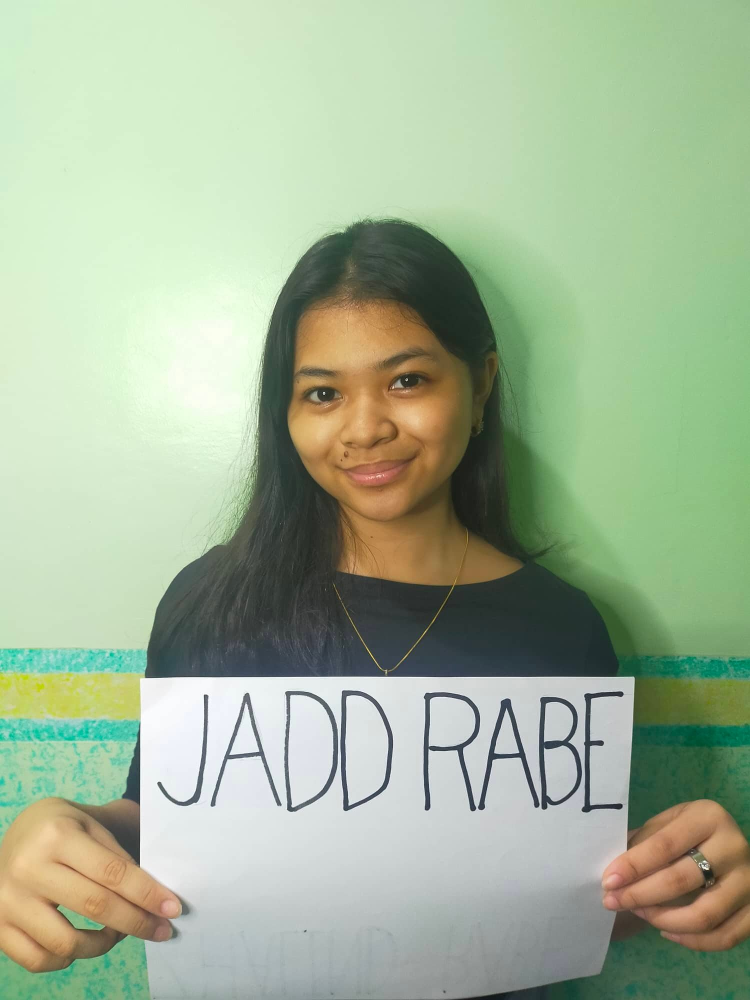
#> input picture data/jadd.png, 1500 x 2000 px (shown at 1/2 size)
$ python fdetect.py
#> lines starting #> are read from the running program, lines starting #| are printed output that depends on the picture
import cv2

#required for face detection
face_cascade = cv2.CascadeClassifier(cv2.data.haarcascades + 'haarcascade_frontalface_default.xml')

#change the input image here
image = cv2.imread("data/jadd.png")
#> image is the input picture: shape (2000, 1500, 3); mean B, G, R 151.4, 179.7, 162.3

#initial resizing
new_size = (0, 0)
image = cv2.resize(image, new_size, fx=0.25, fy=0.25, interpolation=cv2.INTER_LINEAR)
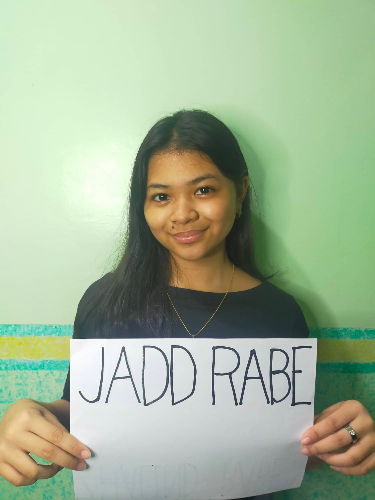
#> image: shape (500, 375, 3); mean B, G, R 151.6, 179.8, 162.4

#convert to grayscale
img_gray = cv2.cvtColor(image, cv2.COLOR_BGR2GRAY)
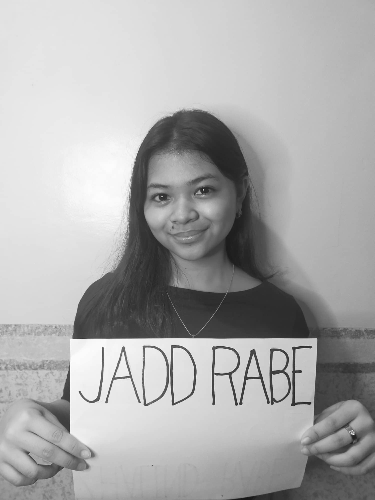
#> img_gray: shape (500, 375); min 23, max 254, mean 171.4

#lets detect
faces = face_cascade.detectMultiScale(img_gray, 1.1, 4)
#> faces = [[133, 156, 102, 102]]

#variables for resizing
img_x = 0
img_y = 0
img_w = 0
img_h = 0
for (x, y, w, h) in faces:

    # cv2.rectangle(image, (x, y), (x+w, y+h), (255, 0, 0), 2)
    img_x = x
    img_y = y
    img_w = w
    img_h = h
#> this loop made 1 pass
#> (x, y, w, h, img_x, img_y, img_w, img_h) on pass 1: (133, 156, 102, 102, 133, 156, 102, 102)

# print(img_x, img_y, img_x + w, img_y + h)

#readjust ys and xs by 60 pixels to accomodate whole face + hair
#also add h and w for the extended reach of course
face_result = image[y-50:y+h+10, x-30:x+w+30]
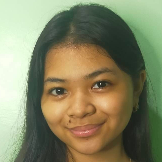
#> face_result: shape (162, 162, 3); mean B, G, R 99.9, 132.3, 132.6

#change pixel values here, for specific dimension, for now 300,300
new_size = (100, 100)

#output is this
face_result = cv2.resize(face_result, new_size, fx=0.25, fy=0.25, interpolation=cv2.INTER_LINEAR)
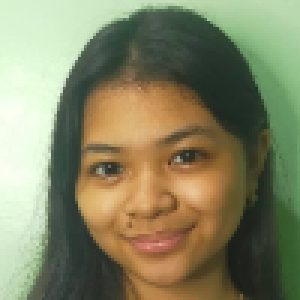
#> face_result: shape (100, 100, 3) (shown 3 times larger); mean B, G, R 99.8, 132.2, 132.5

#not needed for GUI, just to check the result
cv2.imshow("result", face_result)
cv2.waitKey()

$ run again, with data/levin.png copied over data/jadd.png
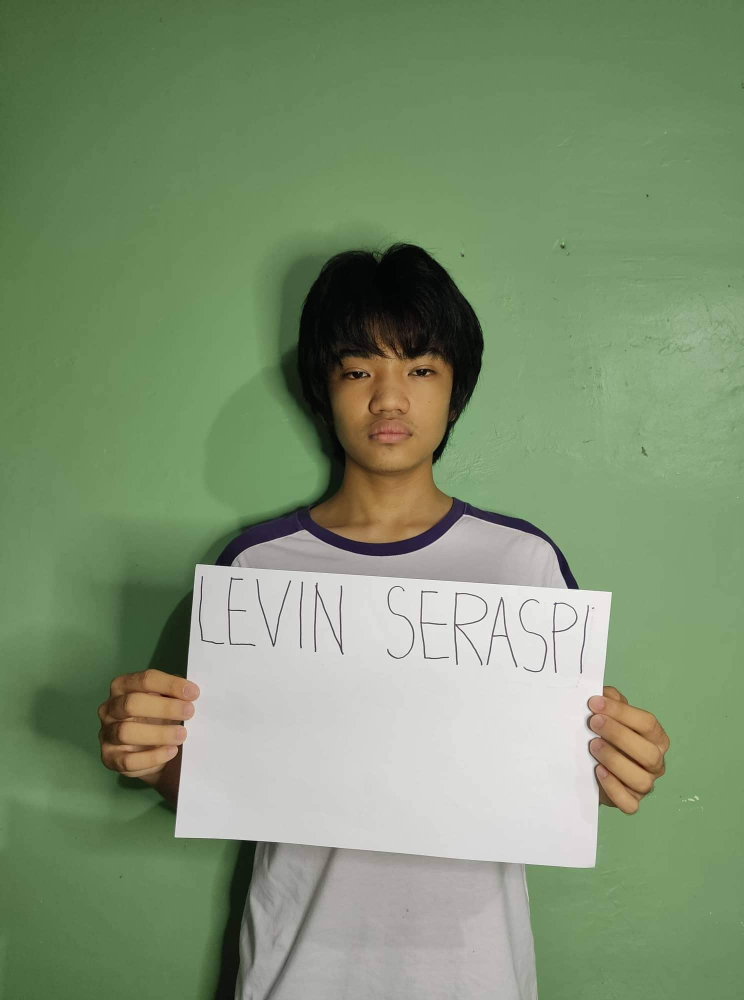
#> input picture data/levin.png, 1488 x 2000 px (shown at 1/2 size)
#> image is the input picture: shape (2000, 1488, 3); mean B, G, R 113.3, 145.2, 126
#> image: shape (500, 372, 3)
#> `img_gray = cv2.cvtColor(image, cv2.COLOR_BGR2GRAY)`:
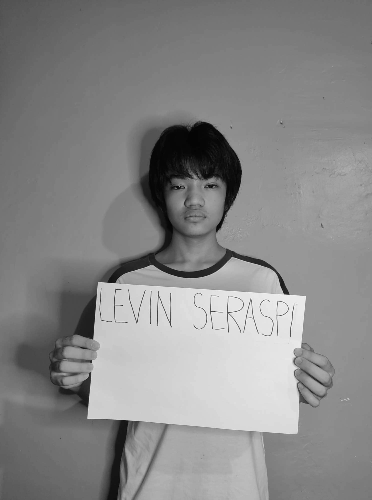
#> img_gray: shape (500, 372); min 2, max 247, mean 136
#> faces = [[157, 160, 75, 75]]
#> the loop `for (x, y, w, h) in faces:` made 1 pass
#> (x, y, w, h, img_x, img_y, img_w, img_h) on pass 1: (157, 160, 75, 75, 157, 160, 75, 75)
#> `face_result = cv2.resize(face_result, new_size, fx=0.25, fy=0.25, inte..`:
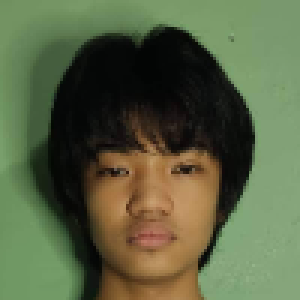
#> face_result: shape (100, 100, 3) (shown 3 times larger); mean B, G, R 66.7, 98, 89
